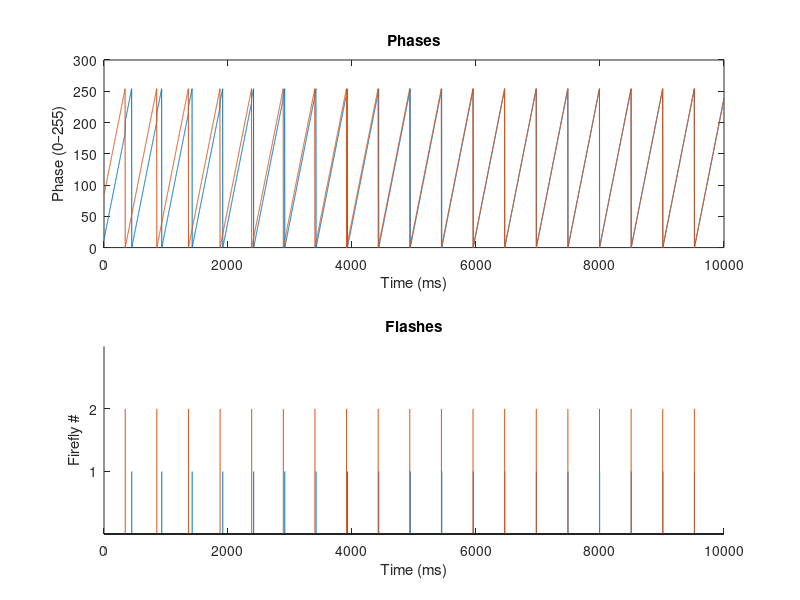

Write the MATLAB code that produced this figure.
% Mirollo–Strogatz
% φ += ε * (1 - φ);    // when flash detected
% φ = 0;               // when flashing

clear; clc; clf;

% Params
PHASE_MAX = 255;
EPSILON = 64;
PHASE_STEP = 1;
TICK_DELAY_MS = 2;
JUMP_TO_FLASH_MARGIN = 16;
JITTER_INTERVAL = 8;
seed = 1;

% Sim params
num_fireflies = 2;
len = 5000;

rng(seed);

% State arrays
phase = zeros(1, num_fireflies);
refractory = zeros(1, num_fireflies);
jitter_tick = zeros(1, num_fireflies);
last_rx = ones(1, num_fireflies);
flash_log = zeros(num_fireflies, len);
phase_log = zeros(num_fireflies, len);

% Initial desync
phase = phase + floor(rand(num_fireflies)*100);

for t = 1:len
    rx_now = ones(1, num_fireflies);
    
    for i = 1:num_fireflies
        % Jitter
        %jitter_tick(i) = jitter_tick(i) + 1;
        if jitter_tick(i) >= JITTER_INTERVAL
            jitter_tick(i) = 0;
            jitter = randi([0 1]);
            phase(i) = phase(i) + PHASE_STEP + jitter;
        else
            phase(i) = phase(i) + PHASE_STEP;
        end

        if phase(i) > PHASE_MAX
            phase(i) = PHASE_MAX;
        end
    end

    % Flash
    for i = 1:num_fireflies
        if phase(i) >= PHASE_MAX
            flash_log(i, t) = 1;
            phase(i) = 0;
            refractory(i) = 2;
        end
    end

    % Broadcast IR
    senders = find(flash_log(:, t) > 0);
    for sender = senders'
        for i = 1:num_fireflies
            if i == sender, continue; end
            rx_now(i) = 0;  % Pulse received
        end
    end

    % Sync logic
    for i = 1:num_fireflies
        if last_rx(i) && ~rx_now(i) && refractory(i) == 0
            % Only adjust teh lagging one
            if phase(i) > (PHASE_MAX / 4)
                delta = round((EPSILON * (PHASE_MAX - phase(i))) / PHASE_MAX);
                phase(i) = phase(i) + delta;
                if phase(i) > PHASE_MAX
                    phase(i) = PHASE_MAX;
                end

                % if (PHASE_MAX - phase(i)) < JUMP_TO_FLASH_MARGIN
                %     % Early flash due to sync
                %     flash_log(i, t) = 2;
                %     phase(i) = 0;
                %     refractory(i) = 20;
                % else
                %     refractory(i) = 10;
                % end
            end
        end

        if refractory(i) > 0
            refractory(i) = refractory(i) - 1;
        end

        last_rx(i) = rx_now(i);
        phase_log(i, t) = phase(i);
    end
end

% Plot
tvec = (1:len) * TICK_DELAY_MS;

figure;
subplot(2,1,1);
plot(tvec, phase_log');
title('Phases');
xlabel('Time (ms)');
ylabel('Phase (0–255)');

subplot(2,1,2);
hold on;
for i = 1:num_fireflies
    stem(tvec, i * (flash_log(i,:) > 0), 'Marker', 'none');
end
title('Flashes');
xlabel('Time (ms)');
ylabel('Firefly #');
yticks(1:num_fireflies);
ylim([0 num_fireflies+1]);
